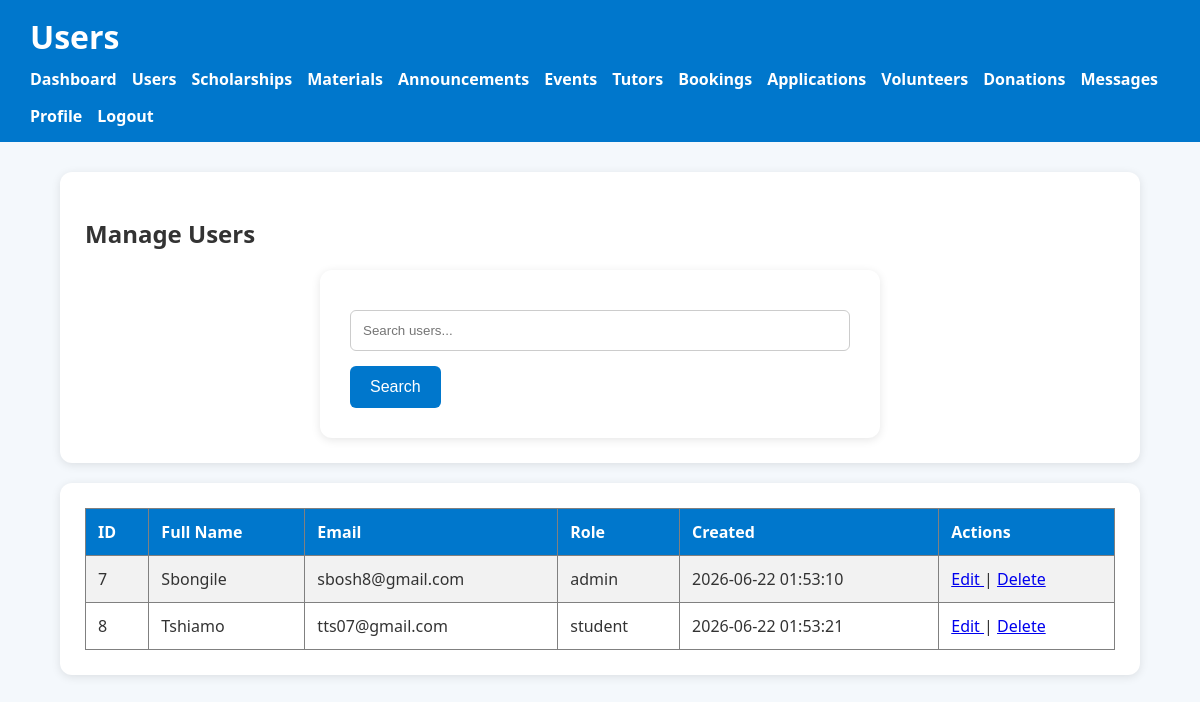
Page /manage_users.php (signed in) on the committed database.
### tables this page shows
CREATE TABLE `users` (
  `id` int(11) NOT NULL,
  `fullname` varchar(100) NOT NULL,
  `email` varchar(100) NOT NULL,
  `password` varchar(255) NOT NULL,
  `role` enum('admin','student') DEFAULT 'student',
  `created_at` timestamp NOT NULL DEFAULT current_timestamp()
);

### manage_users.php (the view, shortened to what this page needs)
<?php
include("db.php");
$search="";
if(isset($_GET['search'])){
    $search=$_GET['search'];
    $result=mysqli_query($conn,
    "SELECT * FROM users
    WHERE fullname LIKE '%$search%'
    OR email LIKE '%$search%'");
}
else{
    $result=mysqli_query($conn,
    "SELECT * FROM users");
}
?>
<!DOCTYPE html>
<html>
<head>
<link rel="stylesheet" href="style.css">
</head>
<body>
<header>
<h1>Users</h1>
<nav>
<a href="admin_dashboard.php">Dashboard</a>
<a href="manage_users.php">Users</a>
<a href="manage_scholarships.php">Scholarships</a>
<a href="manage_materials.php">Materials</a>
<a href="manage_announcements.php">Announcements</a>
<a href="manage_events.php">Events</a>
<a href="manage_tutors.php">Tutors</a>
<a href="manage_bookings.php">Bookings</a>
<a href="manage_applications.php">Applications</a>
<a href="manage_volunteers.php">Volunteers</a>
<a href="manage_donations.php">Donations</a>
<a href="manage_contacts.php">Messages</a>
<a href="profile.php">Profile</a>
<a href="logout.php">Logout</a>
</nav>
</header>
<div class="container">
<div class="card">
<h2>Manage Users</h2>
<form method="GET">
<input
type="text"
name="search"
placeholder="Search users..."
value="<?php echo $search; ?>">
<button type="submit">
Search
</button>
</form>
</div>
<div class="card">
<table border="1" width="100%" cellpadding="10">
<tr>
<th>ID</th>
<th>Full Name</th>
<th>Email</th>
<th>Role</th>
<th>Created</th>
<th>Actions</th>
</tr>
<?php while($row=mysqli_fetch_assoc($result)){ ?>
<tr>
<td><?php echo $row['id']; ?></td>
<td><?php echo $row['fullname']; ?></td>
<td><?php echo $row['email']; ?></td>
<td><?php echo $row['role']; ?></td>
<td><?php echo $row['created_at']; ?></td>
<td>
<a href="edit_user.php?id=<?php echo $row['id']; ?>">
Edit
</a>
|
<a href="delete_user.php?id=<?php echo $row['id']; ?>"
onclick="return confirm('Delete this user?')">
Delete
</a>
</td>
</tr>
<?php } ?>
</table>
</div>
</div>
</body>
</html>

### style.css (style rules this page uses)
body { margin:0; font-family:Segoe UI, Arial, sans-serif; background:#f4f8fc; color:#333; }
header { background:#0077CC; color:white; padding:15px 30px; }
header h1 { margin:0; }
nav { margin-top:10px; display:flex; flex-wrap:wrap; gap:15px; }
nav a { color:white; text-decoration:none; font-weight:bold; }
.container { width:90%; max-width:1100px; margin:auto; padding:30px 0; }
.card { background:white; padding:25px; border-radius:12px; box-shadow:0 2px 10px rgba(0,0,0,0.1); transition:.3s; margin-bottom:20px; }
form { background:white; padding:30px; max-width:500px; margin:auto; border-radius:12px; box-shadow:0 2px 10px rgba(0,0,0,0.1); }
input, textarea, select { width:100%; padding:12px; margin-top:10px; margin-bottom:15px; border:1px solid #ccc; border-radius:6px; box-sizing:border-box; }
button { padding:12px 20px; background:#0077CC; color:white; border:none; border-radius:6px; cursor:pointer; font-size:16px; transition:.3s; }
table { width:100%; border-collapse:collapse; }
th { background:#0077CC; color:white; }
th, td { padding:12px; text-align:left; }
tr:nth-child(even) { background:#f2f2f2; }

### rows in the picture
users: id "7", fullname "Sbongile", email "sbosh8@gmail.com", role "admin", created_at "2026-06-22 01:53:10"
users: id "8", fullname "Tshiamo", email "tts07@gmail.com", role "student", created_at "2026-06-22 01:53:21"
